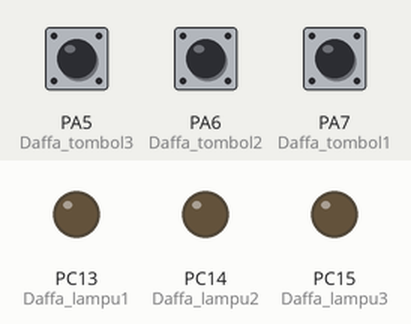
Recording of a sketch running on a simulated STM32 Blue Pill. Parts: output pins drawn as LEDs (lit = HIGH). Inputs (shaded band) come from the test bench; at power-on: PA5 (Daffa_tombol3) LOW, PA6 (Daffa_tombol2) LOW, PA7 (Daffa_tombol1) LOW. What the sketch prints to the serial monitor is not drawn.

Above: at 1.2 s.
1.3 s: PA5 (Daffa_tombol3) pulled HIGH for 0.15 s
At 1.37 s:
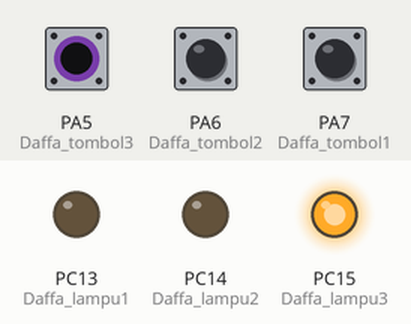
2.9 s: PA6 (Daffa_tombol2) pulled HIGH for 0.15 s
At 2.97 s:
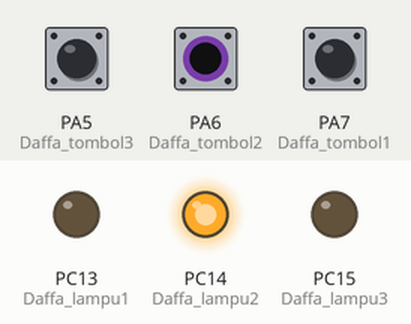
4.5 s: PA7 (Daffa_tombol1) pulled HIGH for 0.15 s
At 4.57 s:
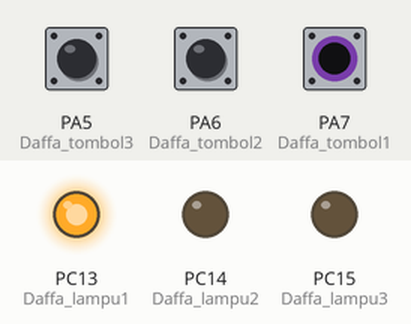
6.1 s: PA5 (Daffa_tombol3) pulled HIGH for 1 s
At 7.6 s:
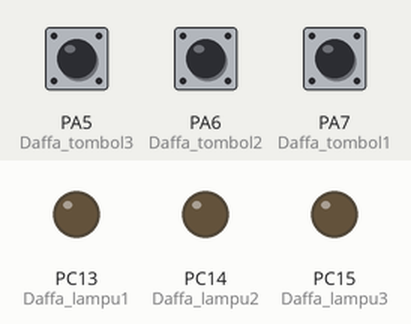
10.1 s: PA5 (Daffa_tombol3) pulled HIGH for 3.2 s
At 11.1 s:
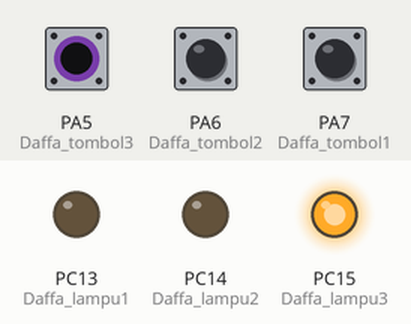
14.8 s: PA6 (Daffa_tombol2) pulled HIGH for 3.2 s
At 15.9 s:
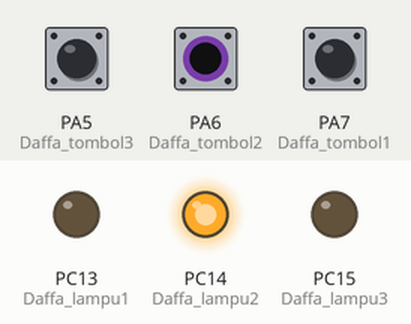
Timing chart, 0 to 19.5 s (numbered marks = the images above; inputs shaded):
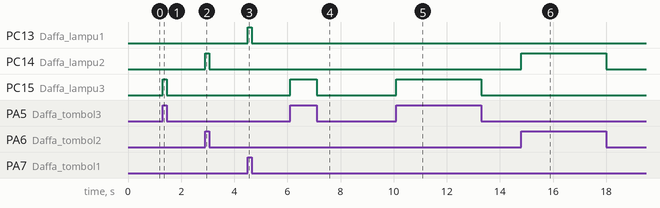

The sketch:

TEST_01.ino
```cpp
//IINISIALISASI
int Daffa_tombol1=PA7;
int Daffa_tombol2=PA6;
int Daffa_tombol3=PA5;
int Daffa_lampu1=PC13;
int Daffa_lampu2=PC14;
int Daffa_lampu3=PC15;

void setup() {
  // put your setup code here, to run once:
Serial.begin(9600);
pinMode(Daffa_tombol1,INPUT);
pinMode(Daffa_tombol2,INPUT);
pinMode(Daffa_tombol3,INPUT);
pinMode(Daffa_lampu1,OUTPUT);
pinMode(Daffa_lampu2,OUTPUT);
pinMode(Daffa_lampu3,OUTPUT);
}

void loop() {
  //BACA DATA
int Daffa_bacaTombol1=digitalRead(Daffa_tombol1);
int Daffa_bacaTombol2=digitalRead(Daffa_tombol2);
int Daffa_bacaTombol3=digitalRead(Daffa_tombol3);

//PRINT TO SERIAL
Serial.print("T1 :");Serial.print(Daffa_bacaTombol1);
Serial.print(" - T2 :");Serial.print(Daffa_bacaTombol2);
Serial.print(" - T3 :");Serial.print(Daffa_bacaTombol3);
Serial.println();

//LOGIKA PROGRAM
if (Daffa_bacaTombol1==1){
  digitalWrite(Daffa_lampu1,HIGH);
}
else {
  digitalWrite(Daffa_lampu1,LOW);
}
if (Daffa_bacaTombol2==1){
  digitalWrite(Daffa_lampu2,HIGH);
}
else {
  digitalWrite(Daffa_lampu2,LOW);
}
if (Daffa_bacaTombol3==1){
  digitalWrite(Daffa_lampu3,HIGH);
}
else {
  digitalWrite(Daffa_lampu3,LOW);
}

}
```

Measured:
- after the input at 1.3 s, PC15 (Daffa_lampu3): LOW → HIGH at once, → LOW 0.15 s later
- after the input at 2.9 s, PC14 (Daffa_lampu2): LOW → HIGH at once, → LOW 0.15 s later
- after the input at 4.5 s, PC13 (Daffa_lampu1): LOW → HIGH at once, → LOW 0.15 s later
- after the input at 6.1 s, PC15 (Daffa_lampu3): LOW → HIGH at once, → LOW 1.0 s later
- after the input at 10.1 s, PC15 (Daffa_lampu3): LOW → HIGH at once, → LOW 3.2 s later
- after the input at 14.8 s, PC14 (Daffa_lampu2): LOW → HIGH at once, → LOW 3.2 s later
